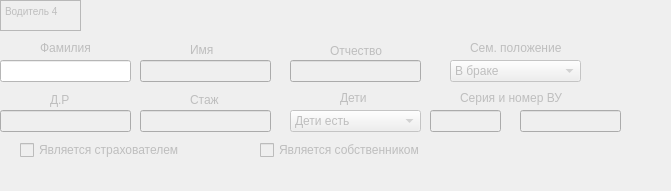
      <widget class="QWidget" name="driver4_data" native="true">
       <property name="enabled">
        <bool>false</bool>
       </property>
       <property name="geometry">
        <rect>
         <x>10</x>
         <y>1060</y>
         <width>671</width>
         <height>191</height>
        </rect>
       </property>
       <property name="styleSheet">
        <string notr="true"/>
       </property>
       <widget class="QCheckBox" name="driver4_owner">
        <property name="geometry">
         <rect>
          <x>260</x>
          <y>140</y>
          <width>181</width>
          <height>20</height>
         </rect>
        </property>
        <property name="text">
         <string>Является собственником</string>
        </property>
       </widget>
       <widget class="QLabel" name="label_42">
        <property name="geometry">
         <rect>
          <x>40</x>
          <y>40</y>
          <width>61</width>
          <height>16</height>
         </rect>
        </property>
        <property name="text">
         <string>Фамилия</string>
        </property>
        <property name="buddy">
         <cstring>driver1_last_name</cstring>
        </property>
       </widget>
       <widget class="QLabel" name="label_43">
        <property name="geometry">
         <rect>
          <x>190</x>
          <y>90</y>
          <width>31</width>
          <height>20</height>
         </rect>
        </property>
        <property name="text">
         <string>Стаж</string>
        </property>
        <property name="buddy">
         <cstring>driver1_driver_age</cstring>
        </property>
       </widget>
       <widget class="QLineEdit" name="driver4_middle_name">
        <property name="geometry">
         <rect>
          <x>290</x>
          <y>60</y>
          <width>131</width>
          <height>22</height>
         </rect>
        </property>
       </widget>
       <widget class="QLabel" name="label_44">
        <property name="geometry">
         <rect>
          <x>330</x>
          <y>40</y>
          <width>55</width>
          <height>21</height>
         </rect>
        </property>
        <property name="text">
         <string>Отчество</string>
        </property>
        <property name="buddy">
         <cstring>driver1_middle_name</cstring>
        </property>
       </widget>
       <widget class="QLineEdit" name="driver4_birthday_date">
        <property name="geometry">
         <rect>
          <x>0</x>
          <y>110</y>
          <width>131</width>
          <height>22</height>
         </rect>
        </property>
       </widget>
       <widget class="QLineEdit" name="driver4_last_name">
        <property name="geometry">
         <rect>
          <x>0</x>
          <y>60</y>
          <width>131</width>
          <height>22</height>
         </rect>
        </property>
        <property name="styleSheet">
         <string notr="true">background-color: rgb(255, 255, 255);</string>
        </property>
       </widget>
       <widget class="QLabel" name="label_45">
        <property name="geometry">
         <rect>
          <x>50</x>
          <y>90</y>
          <width>21</width>
          <height>20</height>
         </rect>
        </property>
        <property name="text">
         <string>Д.Р</string>
        </property>
        <property name="buddy">
         <cstring>driver1_birthday_date</cstring>
        </property>
       </widget>
       <widget class="QCheckBox" name="driver4_insured">
        <property name="geometry">
         <rect>
          <x>20</x>
          <y>140</y>
          <width>181</width>
          <height>20</height>
         </rect>
        </property>
        <property name="text">
         <string>Является страхователем</string>
        </property>
       </widget>
       <widget class="QLineEdit" name="driver4_driver_age">
        <property name="geometry">
         <rect>
          <x>140</x>
          <y>110</y>
          <width>131</width>
          <height>22</height>
         </rect>
        </property>
       </widget>
       <widget class="QLabel" name="label_46">
        <property name="geometry">
         <rect>
          <x>190</x>
          <y>40</y>
          <width>31</width>
          <height>20</height>
         </rect>
        </property>
        <property name="text">
         <string>Имя</string>
        </property>
        <property name="buddy">
         <cstring>driver1_main_name</cstring>
        </property>
       </widget>
       <widget class="QLineEdit" name="driver4_main_name">
        <property name="geometry">
         <rect>
          <x>140</x>
          <y>60</y>
          <width>131</width>
          <height>22</height>
         </rect>
        </property>
       </widget>
       <widget class="QTextBrowser" name="driver4_text_tip">
        <property name="geometry">
         <rect>
          <x>0</x>
          <y>0</y>
          <width>81</width>
          <height>31</height>
         </rect>
        </property>
        <property name="html">
         <string>&lt;!DOCTYPE HTML PUBLIC &quot;-//W3C//DTD HTML 4.0//EN&quot; &quot;http://www.w3.org/TR/REC-html40/strict.dtd&quot;&gt;
&lt;html&gt;&lt;head&gt;&lt;meta name=&quot;qrichtext&quot; content=&quot;1&quot; /&gt;&lt;style type=&quot;text/css&quot;&gt;
p, li { white-space: pre-wrap; }
&lt;/style&gt;&lt;/head&gt;&lt;body style=&quot; font-family:'MS Shell Dlg 2'; font-size:7.8pt; font-weight:400; font-style:normal;&quot;&gt;
&lt;p style=&quot; margin-top:0px; margin-bottom:0px; margin-left:0px; margin-right:0px; -qt-block-indent:0; text-indent:0px;&quot;&gt;Водитель 4&lt;/p&gt;&lt;/body&gt;&lt;/html&gt;</string>
        </property>
       </widget>
       <widget class="QComboBox" name="driver4_child">
        <property name="geometry">
         <rect>
          <x>290</x>
          <y>110</y>
          <width>131</width>
          <height>22</height>
         </rect>
        </property>
        <item>
         <property name="text">
          <string>Дети есть</string>
         </property>
        </item>
        <item>
         <property name="text">
          <string>Детей нет</string>
         </property>
        </item>
       </widget>
       <widget class="QLabel" name="label_47">
        <property name="geometry">
         <rect>
          <x>340</x>
          <y>90</y>
          <width>41</width>
          <height>16</height>
         </rect>
        </property>
        <property name="text">
         <string>Дети</string>
        </property>
       </widget>
       <widget class="QComboBox" name="driver4_status">
        <property name="geometry">
         <rect>
          <x>450</x>
          <y>60</y>
          <width>131</width>
          <height>22</height>
         </rect>
        </property>
        <item>
         <property name="text">
          <string>В браке</string>
         </property>
        </item>
        <item>
         <property name="text">
          <string>Не в браке</string>
         </property>
        </item>
       </widget>
       <widget class="QLabel" name="label_48">
        <property name="geometry">
         <rect>
          <x>470</x>
          <y>40</y>
          <width>101</width>
          <height>16</height>
         </rect>
        </property>
        <property name="text">
         <string>Сем. положение</string>
        </property>
       </widget>
       <widget class="QLineEdit" name="driver4_license_number">
        <property name="geometry">
         <rect>
          <x>430</x>
          <y>110</y>
          <width>71</width>
          <height>22</height>
         </rect>
        </property>
       </widget>
       <widget class="QLineEdit" name="driver4_license_series4">
        <property name="geometry">
         <rect>
          <x>520</x>
          <y>110</y>
          <width>101</width>
          <height>22</height>
         </rect>
        </property>
       </widget>
       <widget class="QLabel" name="label_49">
        <property name="geometry">
         <rect>
          <x>460</x>
          <y>90</y>
          <width>111</width>
          <height>16</height>
         </rect>
        </property>
        <property name="text">
         <string>Серия и номер ВУ</string>
        </property>
       </widget>
      </widget>
